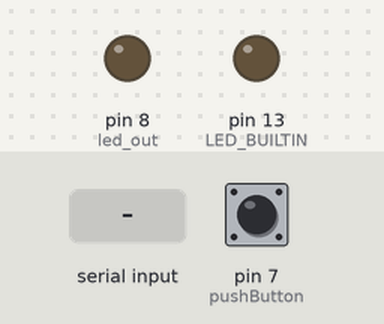
Bench run of a sketch on a simulated Arduino Uno, built with avr-gcc and run on an emulated ATmega328P. On the bench: output pins drawn as LEDs (lit = HIGH). The test bench sets the inputs (shaded band); at power-on: pin 7 (pushButton) LOW. What the sketch prints to the serial monitor is not drawn.

Above: at 1.2 s.
1.3 s: byte 0 (0) received over Serial
At 1.7 s:
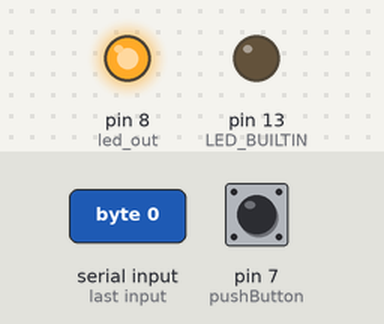
Timing chart, 0 to 4.3 s (numbered marks = the images above; inputs shaded):
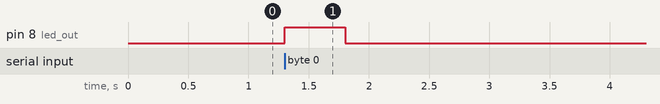

The sketch:

morse.ino
```cpp
// digital pin 2 has a pushbutton attached to it. Give it a name:
int pushButton = 7;
int on = 0;
int led_out = 8;

// the setup routine runs once when you press reset:
void setup() {
  // initialize serial communication at 9600 bits per second:
  Serial.begin(9600);
  // make the pushbutton's pin an input:
  pinMode(pushButton, INPUT);
  pinMode(LED_BUILTIN,OUTPUT);
  pinMode(led_out, OUTPUT);
  }
void loop() {
  // read the input pin:
  int buttonState = digitalRead(pushButton);
  // print out the state of the button:
  Serial.println(buttonState);
  while(Serial.available()){
    int lu = Serial.read();

    if(lu== 0){
      digitalWrite(led_out,HIGH);
      delay(500);
      digitalWrite(led_out,LOW);

    }else if( lu == 1){
      digitalWrite(led_out,HIGH);
      delay(1000);
      digitalWrite(led_out,LOW);

    }else {
      delay(1000);
    }
    delay(500);
  }
}


 /* if (buttonState == 1 && on == 0){
      digitalWrite(LED_BUILTIN, HIGH);
      digitalWrite(led_out, HIGH);
      on = 1;
     }
  else if (buttonState == 1 && on == 1){
      digitalWrite(LED_BUILTIN, LOW);
      digitalWrite(led_out, LOW);
      on = 0;}*/
```

Measured:
- after the input at 1.3 s, pin 8 (led_out): LOW → HIGH at once, → LOW 0.50 s later
